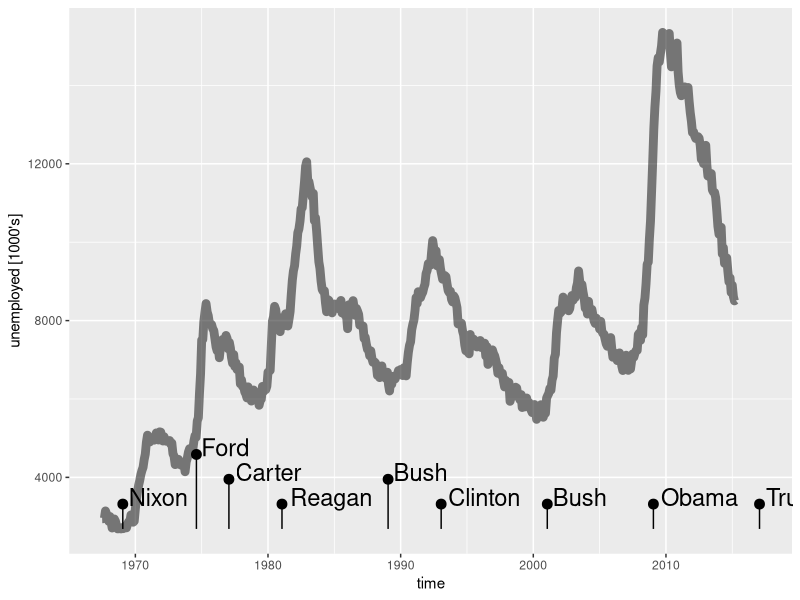

Source code (R):
library(ggplot2)
data(presidential)
data(economics)

events <- presidential[-(1:3),]
baseline = min(economics$unemploy)
delta = 0.05 * diff(range(economics$unemploy))
events$ymin = baseline
events$timelapse = c(diff(events$start),Inf)
events$bump = events$timelapse < 4*370 # ~4 years
offsets <- rle(events$bump)
events$offset <- unlist(mapply(function(l,v) {if(v){(l:1)+1}else{rep(1,l)}}, l=offsets$lengths, v=offsets$values, USE.NAMES=FALSE))
events$ymax <- events$ymin + events$offset * delta

ggplot() +
      geom_line(mapping=aes(x=date, y=unemploy), data=economics , size=3, alpha=0.5) +
      geom_segment(data = events, mapping=aes(x=start, y=ymin, xend=start, yend=ymax)) +
      geom_point(data = events, mapping=aes(x=start,y=ymax), size=3) +
      geom_text(data = events, mapping=aes(x=start, y=ymax, label=name), hjust=-0.1, vjust=0.1, size=6) +
      scale_x_date("time") +  
      scale_y_continuous(name="unemployed [1000's]")
